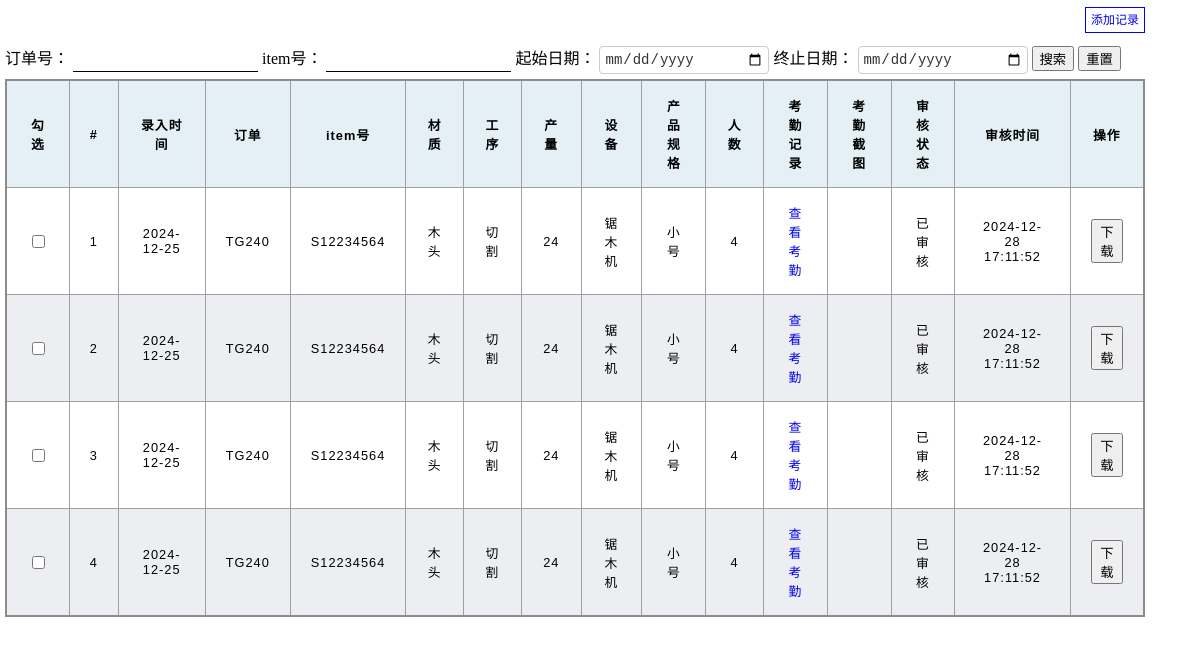
The page / on the database its author committed.
### tables this page shows
CREATE TABLE record_sheet
(
    id                 INTEGER PRIMARY KEY,
    entry_time         TEXT    NOT NULL,            -- 记录时间
    po                 TEXT    NOT NULL,            -- po号
    item               TEXT    NOT NULL,            -- item号
    specification_name TEXT    NOT NULL,            -- 规格
    material_name      TEXT    NOT NULL,            -- 材质id
    process_name       TEXT    NOT NULL,            -- 工序
    equipment_name     TEXT    NOT NULL,            -- 设备
    people_number      INTEGER NOT NULL,            -- 人数
    output_number      INTEGER NOT NULL,            -- 数量
    examine_status     INTEGER NOT NULL DEFAULT 0,  -- 审核状态 1 通过 0 拒绝
    examine_time       TEXT             DEFAULT '', -- 审核时间
    attendance_picture TEXT    NOT NULL           -- 考勤图片
);

### blueprints/factory.py (the view)
def factory_index():
    title = 'RS工厂首页'
    per_page = 12  # 每页显示12条记录
    page = int(request.args.get('page', 1))
    db_conn = get_db()
    cursor = db_conn.cursor()
    po = request.args.get('po')
    item = request.args.get('item')
    start_date = request.args.get('start_date')
    end_date = request.args.get('end_date')
    conditions = ''
    conditions_list = []
    if po:
        conditions_list.append(f"po='{po}'")
    if item:
        conditions_list.append(f"item='{item}'")
    if start_date:
        conditions_list.append(f"strftime('%Y-%m-%d', entry_time) >= datetime('{start_date}')")
    if end_date:
        conditions_list.append(f"strftime('%Y-%m-%d', entry_time)  <= datetime('{end_date}')")
    conditions_list.append("examine_status == 1")
    if conditions_list:
        conditions = ' AND '.join(conditions_list)
    if not conditions:
        get_total_sql = """
           SELECT COUNT(*) FROM  main.record_sheet WHERE examine_status == 1
       """
    else:
        get_total_sql = f"""
               SELECT COUNT(*) FROM  main.record_sheet WHERE {conditions}
           """
    cursor.execute(get_total_sql)
    data_total = cursor.fetchone()[0]  # 数据总数
    page_total, page_remainder = divmod(data_total, 12)  # 页码数
    if page_total != 0:
        page_total += 1
    if not conditions:
        get_sql = f"""
            SELECT
                main.record_sheet.id,
                main.record_sheet.entry_time,
                main.record_sheet.po,
                main.record_sheet.item,
                main.record_sheet.people_number,
                main.record_sheet.output_number,
                main.record_sheet.examine_status,
                main.record_sheet.examine_time,
                main.record_sheet.material_name,
                main.record_sheet.equipment_name,
                main.record_sheet.process_name,
                main.record_sheet.specification_name,
                main.record_sheet.attendance_picture
            FROM
                main.record_sheet
            WHERE examine_status == 1
            LIMIT {per_page} OFFSET {(page - 1) * 12};
        """
    else:
        get_sql = f"""
                SELECT
                    main.record_sheet.id,
                    main.record_sheet.entry_time,
                    main.record_sheet.po,
                    main.record_sheet.item,
                    main.record_sheet.people_number,
                    main.record_sheet.output_number,
                    main.record_sheet.examine_status,
                    main.record_sheet.examine_time,
                    main.record_sheet.material_name,
                    main.record_sheet.equipment_name,
                    main.record_sheet.process_name,
                    main.record_sheet.specification_name,
                    main.record_sheet.attendance_picture
                FROM
                    main.record_sheet
                WHERE {conditions}
                LIMIT {per_page} OFFSET {(page - 1) * 12};
                """
    cursor.execute(get_sql)
    column_names = [description[0] for description in cursor.description]
    data_list_all = [dict(zip(column_names, row)) for row in cursor.fetchall()]
    pagination_links = []
    page_start_number = page
    page_end_number = 5 + (page - 1)  # 计算展示最后以为展示的页码
    if page_end_number > page_total:  # 计算起始的页码
        page_start_number = page_total - 4
    if page_total <= 5:  # 如果总页码小于等于5，那么起始页码不进行计算
        page_start_number = 1
    for i in range(page_start_number, min(page_total, page_end_number) + 1):
        if i == page:
            pagination_links.append((i, 'active'))  # 当前页不加链接
        else:
            pagination_links.append((i, f'?page={i}'))
    return render_template('factory_index.html', title=title, data_list_all=data_list_all, data_total=data_total,
                           page_total=page_total, pagination_links=pagination_links, page=page)

### config/db_config.py (called while the page is built)
def get_db():
    if not hasattr(db, 'conn'):
        db.conn = sqlite3.connect('RSDataBase.db')
    return db.conn

### config/tools.py (called while the page is built)
def audit_status(data):  # 注册过滤器的函数
    if not data:
        return "未审核"
    return "已审核"

### templates/factory_index.html (shortened to what this page needs)
<!DOCTYPE html>
<html lang="en">
<head>
    <link rel="stylesheet" href="/static/css/index.css">
</head>
<body>
<div style="width: 95%;margin-left: 5px;margin-top: 10px">
    <div style="height: 30px;text-align: right">
        <a href="/factory_add_records" target="_blank"
           style="text-decoration: none;border: 1px solid;padding: 5px;font-size: 12px;">添加记录</a>
    </div>
    <div class="table-search margin_top">
        <label for="po">订单号：</label>
        <input type="text" id="po" class="input_style">
        <label for="item">item号：</label>
        <input type="text" id="item" class="input_style">
        <label for="start_date">起始日期：</label>
        <input type="date" id="start_date">
        <label for="end_date">终止日期：</label>
        <input type="date" id="end_date">
        <button onclick="search()">搜索</button>
        <button onclick="reload()">重置</button>
    </div>
    <div class="table-container margin_top">
        <table>
            <thead>
            <tr>
                <th>勾选</th>
                <th>#</th>
                <th>录入时间</th>
                <th>订单</th>
                <th>item号</th>
                <th>材质</th>
                <th>工序</th>
                <th>产量</th>
                <th>设备</th>
                <th>产品规格</th>
                <th>人数</th>
                <th>考勤记录</th>
                <th>考勤截图</th>
                <th>审核状态</th>
                <th>审核时间</th>
                <th>操作</th>
            </tr>
            </thead>
            <tbody>
            {% for i in data_list_all %}
            <tr>
                <td><input type="checkbox"></td>
                <td>{{loop.index}}</td>
                <td>{{i.entry_time}}</td>
                <td>{{i.po}}</td>
                <td>{{i.item}}</td>
                <td>{{i.material_name}}</td>
                <td>{{i.process_name}}</td>
                <td>{{i.output_number}}</td>
                <td>{{i.equipment_name}}</td>
                <td>{{i.specification_name}}</td>
                <td>{{i.people_number}}</td>
                <td>
                    <a href="/rs/rs_sign_in_record?pk={{i.id}}" target="_blank" style="text-decoration: none;">查看考勤</a>
                </td>
                <td>
                </td>
                <td>{{i.examine_status | audit}}</td>
                <td>
                    {% if i.examine_status %}
                    {{i.examine_time}}
                    {%endif%}
                </td>
                <td>
                    {% if i.examine_status %}
                    <button onclick="download({{i.id}})">下载</button>
                    {%endif%}
                </td>
            </tr>
            {% else %}
            <tr>
                <td colspan="17">没有数据。</td>
            </tr>
            {% endfor %}
            </tbody>
        </table>
    </div>
</div>
</body>
</html>

### static/css/index.css (style rules this page uses)
body { margin: 0; padding: 0; }
table { border-collapse: collapse; border: 2px solid rgb(140, 140, 140); font-family: sans-serif; font-size: 0.8rem; letter-spacing: 1px; width: 100%; display: table; overflow-x: auto; overflow-y: scroll; border-spacing: 0; }
thead, tfoot { background-color: rgb(228, 240, 245); }
th, td { border: 1px solid rgb(160, 160, 160); padding: 15px 20px; white-space: normal; text-align: center; }
th { width: auto; text-overflow: ellipsis; overflow: hidden; position: sticky; top: 0; background-color: rgb(228, 240, 245); z-index: 10; }
td:last-of-type { text-align: center; }
tbody > tr:nth-of-type(even) { background-color: rgb(237, 238, 242); }
.margin_top { margin-top: 5px; }
.input_style { border: none; padding: 4px; border-bottom: 1px solid }
input[type="date"] { border: 1px solid #ccc; padding: 4px; font-size: 14px; border-radius: 4px; box-sizing: border-box; width: 170px; background-color: #fff; color: #333; }

### rows shown on the page
record_sheet: entry_time "2024-12-25", po "TG240", item "S12234564", material_name "木头", process_name "切割", output_number "24", equipment_name "锯木机", specification_name "小号", people_number "4", examine_status|audit "已审核", examine_time "2024-12-28 17:11:52"
record_sheet: entry_time "2024-12-25", po "TG240", item "S12234564", material_name "木头", process_name "切割", output_number "24", equipment_name "锯木机", specification_name "小号", people_number "4", examine_status|audit "已审核", examine_time "2024-12-28 17:11:52"
record_sheet: entry_time "2024-12-25", po "TG240", item "S12234564", material_name "木头", process_name "切割", output_number "24", equipment_name "锯木机", specification_name "小号", people_number "4", examine_status|audit "已审核", examine_time "2024-12-28 17:11:52"
record_sheet: entry_time "2024-12-25", po "TG240", item "S12234564", material_name "木头", process_name "切割", output_number "24", equipment_name "锯木机", specification_name "小号", people_number "4", examine_status|audit "已审核", examine_time "2024-12-28 17:11:52"
